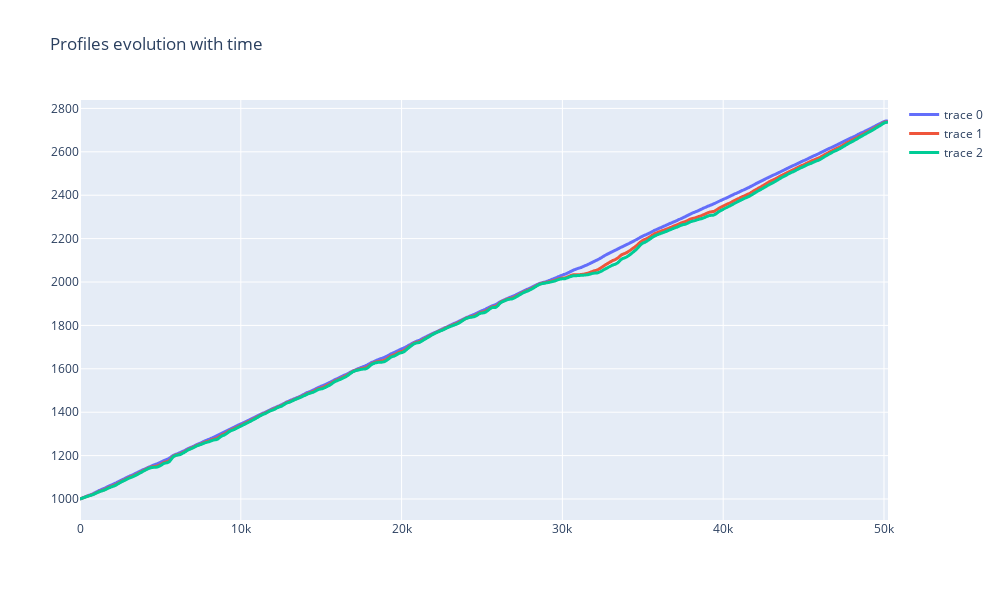

Notebook code cell kept with this figure:
### Code cell
morpho.timeProfiles(pData = zmean, pDist = dist, width = 1000, height = 600, linesize = 3,
                    title = 'Profiles evolution with time')

### Figure 1 — Plotly figure (JSON) as saved in the notebook; plotly's stock layout.template omitted (floating-point values rounded to 4 significant figures; data arrays with more than 128 entries replaced by an {"elided": "..."} marker saying what was removed)
{"data": [{"line": {"shape": "spline", "width": 3}, "mode": "lines", "type": "scatter", "x": {"elided": "800 float values"}, "y": {"elided": "800 float values"}}, {"line": {"shape": "spline", "width": 3}, "mode": "lines", "type": "scatter", "x": {"elided": "800 float values"}, "y": {"elided": "800 float values"}}, {"line": {"shape": "spline", "width": 3}, "mode": "lines", "type": "scatter", "x": {"elided": "800 float values"}, "y": {"elided": "800 float values"}}], "layout": {"height": 600, "title": {"text": "Profiles evolution with time"}, "width": 1000}}
